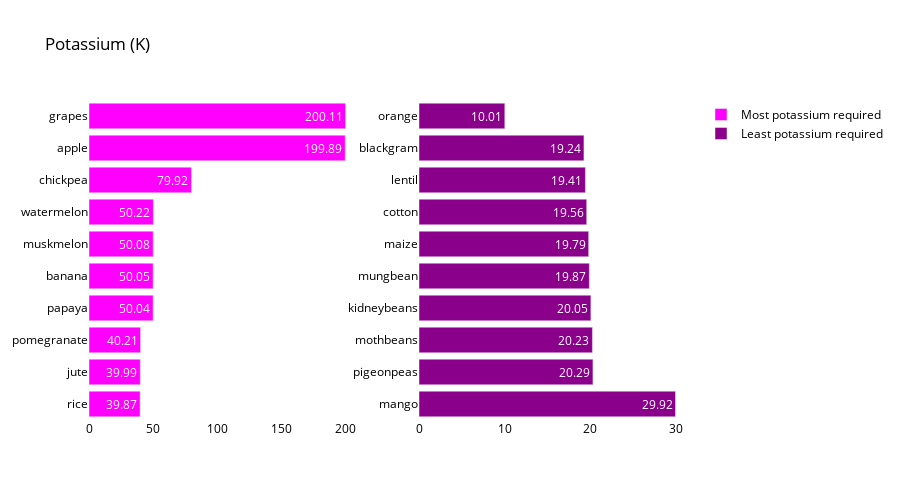

The cell this chart's notebook holds for it:
### Markdown cell above
### Potassium Analysis

### Code cell
crop_summary_K = crop_summary.sort_values(by='K', ascending=False)
fig = make_subplots(rows=1, cols=2)
top = {
    'y' : crop_summary_K['K'][0:10].sort_values().index,
    'x' : crop_summary_K['K'][0:10].sort_values()
}
last = {
    'y' : crop_summary_K['K'][-10:].index,
    'x' : crop_summary_K['K'][-10:]
}
fig.add_trace(
    go.Bar(top,
           name="Most potassium required",
           marker_color=random.choice(colors),
           orientation='h',
          text=top['x']),
    row=1, col=1
)
fig.add_trace(
    go.Bar(last,
           name="Least potassium required",
           marker_color=random.choice(colors),
           orientation='h',
          text=last['x']),
    row=1, col=2
)
fig.update_traces(texttemplate='%{text}', textposition='inside')
fig.update_layout(title_text="Potassium (K)",
                  plot_bgcolor='white',
                  font_size=12, 
                  font_color='black',
                 height=500)
fig.update_xaxes(showgrid=False)
fig.update_yaxes(showgrid=False)
fig.show()

### Figure 1 — Plotly figure (JSON) as saved in the notebook; plotly's stock layout.template omitted (floating-point values rounded to 4 significant figures)
{"data": [{"marker": {"color": "#FF00FF"}, "name": "Most potassium required", "orientation": "h", "text": [39.87, 39.99, 40.21, 50.04, 50.05, 50.08, 50.22, 79.92, 199.9, 200.1], "textposition": "inside", "texttemplate": "%{text}", "type": "bar", "x": [39.87, 39.99, 40.21, 50.04, 50.05, 50.08, 50.22, 79.92, 199.9, 200.1], "xaxis": "x", "y": ["rice", "jute", "pomegranate", "papaya", "banana", "muskmelon", "watermelon", "chickpea", "apple", "grapes"], "yaxis": "y"}, {"marker": {"color": "#8B008B"}, "name": "Least potassium required", "orientation": "h", "text": [29.92, 20.29, 20.23, 20.05, 19.87, 19.79, 19.56, 19.41, 19.24, 10.01], "textposition": "inside", "texttemplate": "%{text}", "type": "bar", "x": [29.92, 20.29, 20.23, 20.05, 19.87, 19.79, 19.56, 19.41, 19.24, 10.01], "xaxis": "x2", "y": ["mango", "pigeonpeas", "mothbeans", "kidneybeans", "mungbean", "maize", "cotton", "lentil", "blackgram", "orange"], "yaxis": "y2"}], "layout": {"font": {"color": "black", "size": 12}, "height": 500, "plot_bgcolor": "white", "title": {"text": "Potassium (K)"}, "xaxis": {"anchor": "y", "domain": [0, 0.45], "showgrid": false}, "xaxis2": {"anchor": "y2", "domain": [0.55, 1], "showgrid": false}, "yaxis": {"anchor": "x", "domain": [0, 1], "showgrid": false}, "yaxis2": {"anchor": "x2", "domain": [0, 1], "showgrid": false}}}
